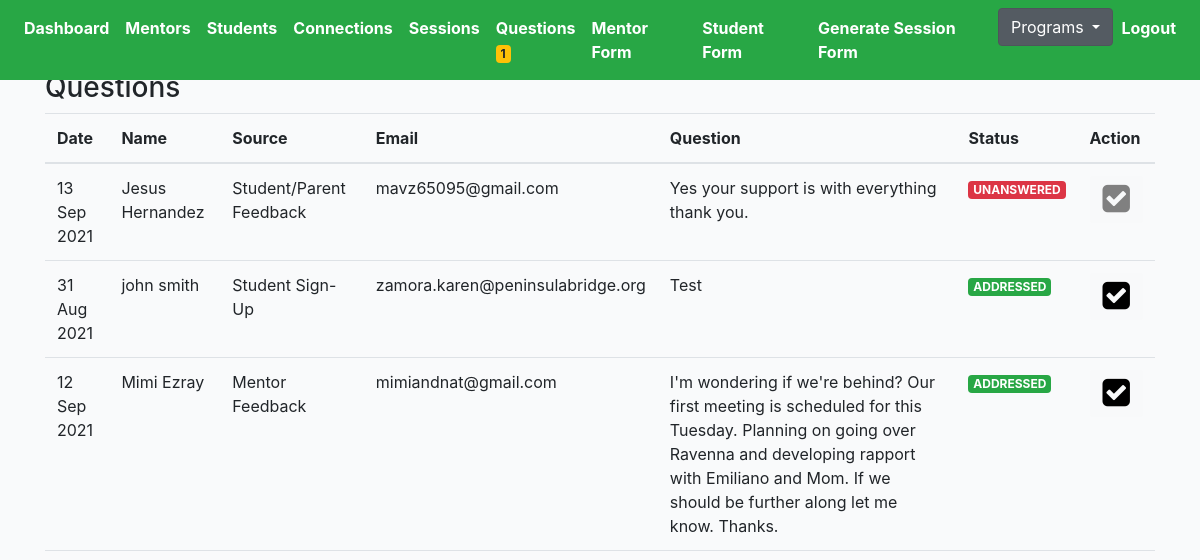
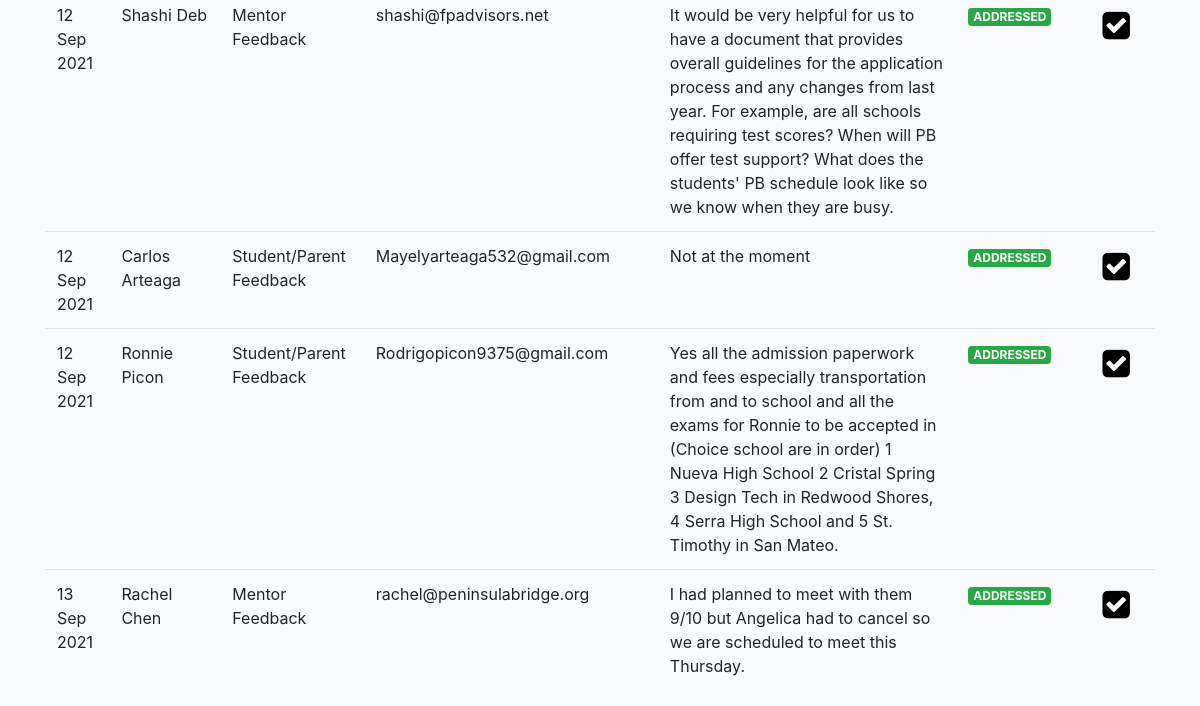
The page /choice/questions/ (signed in) on the database as committed earlier (2 pictures, top to bottom).
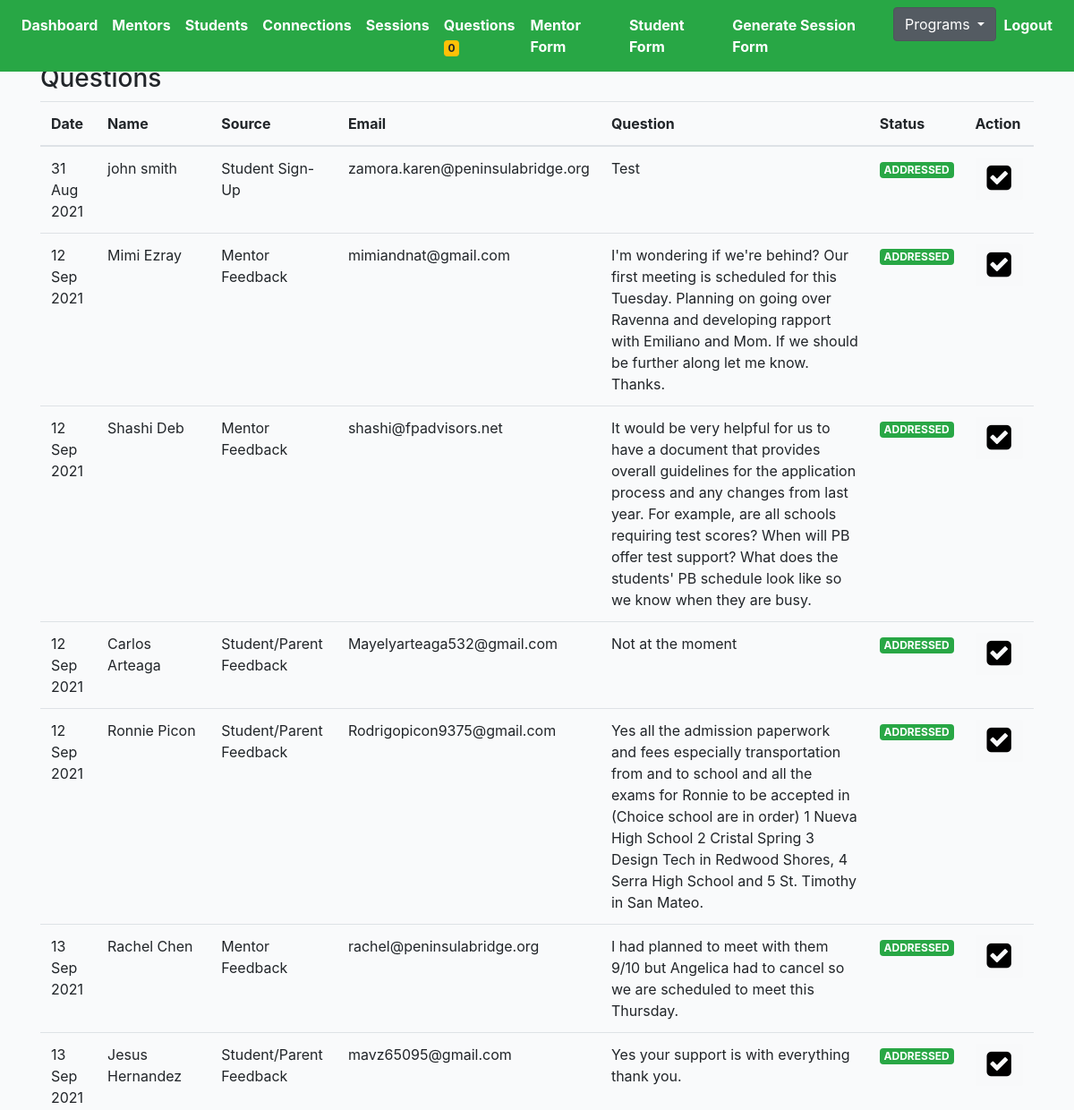
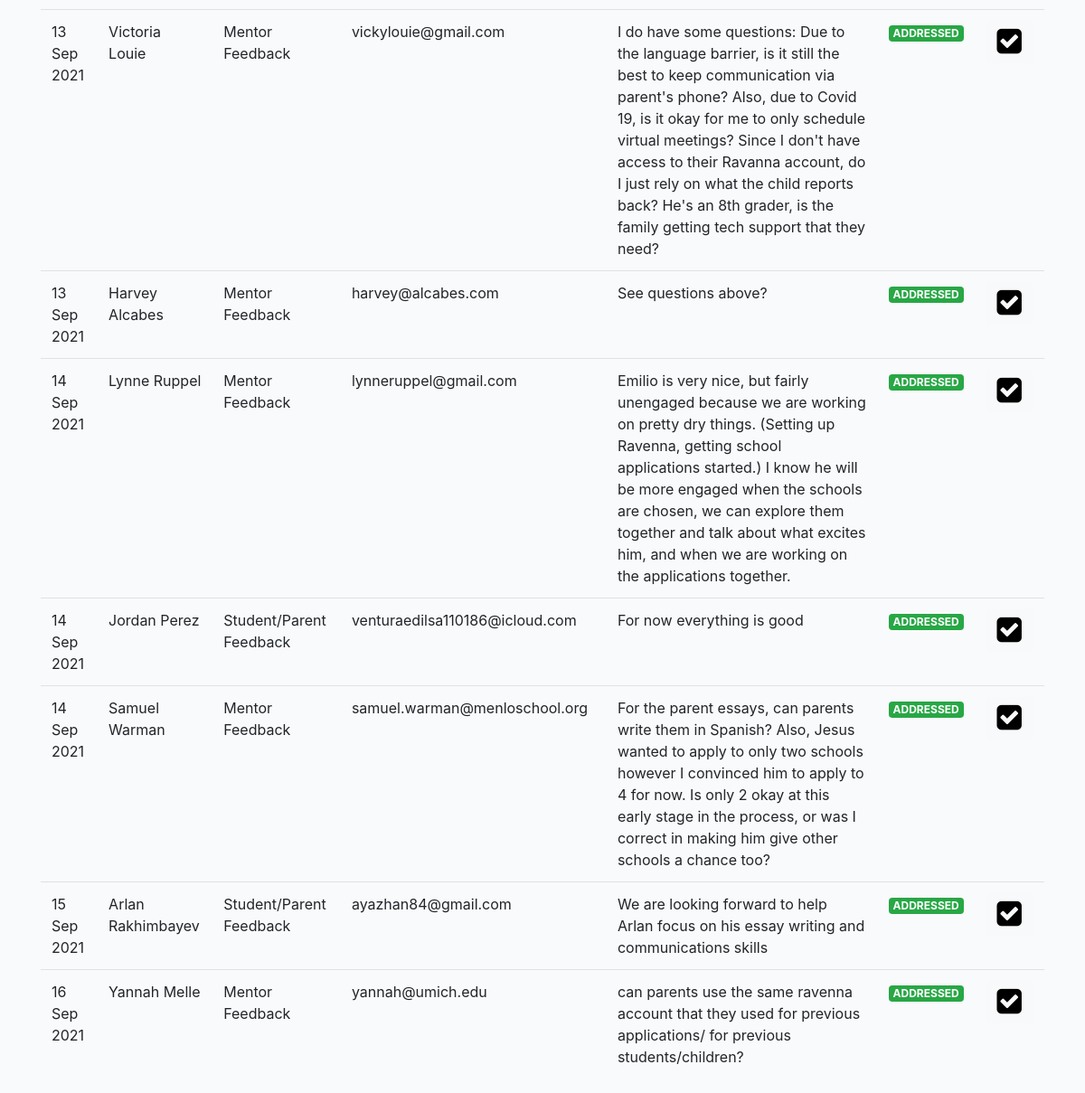
The same page on the database as committed later (2 pictures, top to bottom).
### cprofiles/models.py (models this page shows, shortened)
class Question(models.Model):
    student = models.ForeignKey(Student, on_delete=models.CASCADE, blank=True, null=True, related_name='student_question')
    mentor = models.ForeignKey(Mentor, on_delete=models.CASCADE, blank=True, null=True, related_name='mentor_question')
    role = models.CharField(null=True, blank=True, max_length=200)
    question = models.TextField(null=True, blank=True, max_length=1000)
    action = models.BooleanField(default=False)
    status = models.CharField(null=True, blank=True, max_length=200, choices=QUESTION_STATUS_CHOICES)
    updated = models.DateTimeField(auto_now=True)
    created = models.DateTimeField(auto_now_add=True)
    source = models.CharField(null=True, blank=True, max_length=200)

class Student(models.Model):
    avatar = models.ImageField(default='avatar.png', upload_to='avatars/')
    first_name = models.CharField(max_length=200, blank=True)
    last_name = models.CharField(max_length=200, blank=True)
    email = models.EmailField(max_length=200, blank=True)
    gender = models.CharField(max_length=200, choices=GENDER_CHOICES)
    grade = models.CharField(max_length=200, choices=GRADE_CHOICES)
    school = models.CharField(max_length=200, blank=True)
    language_preference = models.CharField(null=True, blank=True, max_length=200, choices=STUDENT_PREFER_LANGUAGE_CHOICES)
    parent1_first_name = models.CharField(max_length=200, blank=True)
    parent1_last_name = models.CharField(max_length=200, blank=True)
    parent1_phone = models.CharField(max_length=200, blank=True)
    parent1_email = models.EmailField(max_length=200, blank=True)
    academic_advisor = models.CharField(max_length=200, blank=True)
    academic_advisor_email = models.EmailField(max_length=200, blank=True)
    activity = models.TextField(null=True, blank=True, max_length=1000)
    ind_scl = models.TextField(null=True, blank=True, max_length=1000)
    dont_know = models.TextField(null=True, blank=True, max_length=1000)
    proud = models.TextField(null=True, blank=True, max_length=1000)
    learn = models.TextField(null=True, blank=True, max_length=1000)
    happy = models.TextField(null=True, blank=True, max_length=1000)
    hobby = models.TextField(null=True, blank=True, max_length=1000)
    int_ind_school = models.TextField(null=True, blank=True, max_length=1000)
    look_ind_school = models.TextField(null=True, blank=True, max_length=1000)
    strength = models.TextField(null=True, blank=True, max_length=1000)
    obstacle = models.TextField(null=True, blank=True, max_length=1000)
    child_strength = models.ManyToManyField(Childstrength, blank=True, related_name='child_strength')
    social_strength = models.ManyToManyField(Socialstrength, blank=True, related_name='social_strength')
    interview_language = models.CharField(null=True, blank=True, max_length=200, choices=LANGUAGE_CHOICES)
    question = models.TextField(null=True, blank=True, max_length=1000)
    updated = models.DateTimeField(auto_now=True)
    created = models.DateTimeField(auto_now_add=True)
    slug = models.SlugField(unique=True, blank=True)
    flag = models.BooleanField(default=False)
    note = models.TextField(null=True, blank=True, max_length=1000)
    question1 = models.CharField(null=True, blank=True, max_length=200, choices=QUESTION_CHOICES)
    answer1 = models.TextField(null=True, blank=True, max_length=1000)
    question2 = models.CharField(null=True, blank=True, max_length=200, choices=QUESTION_CHOICES)
    answer2 = models.TextField(null=True, blank=True, max_length=1000)
    __initial_first_name = None
    __initial_last_name = None
    def __init__(self, *args, **kwargs):
        super().__init__(*args, **kwargs)
        self.__initial_first_name = self.first_name
        self.__initial_last_name = self.last_name

class Mentor(models.Model):
    avatar = models.ImageField(default='avatar.png', upload_to='avatars/')
    first_name = models.CharField(max_length=200, blank=True)
    last_name = models.CharField(max_length=200, blank=True)
    email = models.EmailField(max_length=200, blank=True)
    phone = models.CharField(max_length=200, blank=True)
    address = models.CharField(max_length=200, blank=True)
    prefer_grade = models.CharField(max_length=200, choices=MENTOR_GRADE_CHOICES)
    prefer_gender = models.CharField(max_length=200, choices=GENDER_CHOICES)
    prefer_location = models.ManyToManyField(Preferlocation, blank=True, related_name='prefer_location')
    mentor_last_year = models.CharField(null=True, blank=True, max_length=200, choices=YES_NO)
    language = models.ManyToManyField(Mentorlanguage, blank=True, related_name='mentor_language')
    experience = models.CharField(null=True, blank=True, max_length=200, choices=YES_NO)
    familiar = models.TextField(null=True, blank=True, max_length=1000)
    share = models.TextField(null=True, blank=True, max_length=1000)
    hobby = models.TextField(null=True, blank=True, max_length=1000)
    question = models.TextField(null=True, blank=True, max_length=1000)
    friends = models.ManyToManyField(Student, blank=True, related_name='mentors')
    updated = models.DateTimeField(auto_now=True)
    created = models.DateTimeField(auto_now_add=True)
    slug = models.SlugField(unique=True, blank=True)
    flag = models.BooleanField(default=False)
    ethnic = models.CharField(null=True, blank=True, max_length=200, choices=ETHNIC_CHOICES)
    __initial_first_name = None
    __initial_last_name = None
    def __init__(self, *args, **kwargs):
        super().__init__(*args, **kwargs)
        self.__initial_first_name = self.first_name
        self.__initial_last_name = self.last_name

### cprofiles/views.py (the view)
# urls.py: path('questions/', QuestionListView.as_view(), name='question-list-view'),
@method_decorator(login_required, name='dispatch')
@method_decorator(allowed_users(allowed_roles=['choice', 'admin']), name='dispatch')
class QuestionListView(ListView):
    model = Question
    template_name = 'choice/question-list.html'
    def get_queryset(self):
        qs = Question.objects.all().order_by('status').reverse()
        return qs

### cprofiles/context_processors.py (called while the page is built)
def choice_question(request):
    if(request.user.id):
        choice_unanswered_question_num = Question.objects.filter(status="UNANSWERED").count()
        return {
            'choice_unanswered_question_num' : choice_unanswered_question_num
        }
    return {}

### middleschool/context_processors.py (called while the page is built)
def middle_school_question(request):
    if(request.user.id):
        middle_school_unanswered_question_num = Question.objects.filter(status="UNANSWERED").count()
        return {
            'middle_school_unanswered_question_num' : middle_school_unanswered_question_num
        }
    return {}

### mprofiles/context_processors.py (called while the page is built)
def mentor_question(request):
    if(request.user.id):
        mentor_unanswered_question_num = Question.objects.filter(status="UNANSWERED").count()
        return {
            'mentor_unanswered_question_num' : mentor_unanswered_question_num
        }
    return {}

### profiles/context_processors.py (called while the page is built)
def high_school_question(request):
    if(request.user.id):
        high_school_unanswered_question_num = Question.objects.filter(status="UNANSWERED").count()
        return {
            'high_school_unanswered_question_num' : high_school_unanswered_question_num
        }
    return {}

### templates/choice/question-list.html (shortened to what this page needs)
{% extends 'cbase.html' %}
{% load static %}
{% block stylesheet %}{% static '/css/my_invites.css' %}{% endblock %}
{% block content %}
<h3>Questions</h3>
<div class="table-responsive-lg">
    <table id="myTable" class="table">
        <thead>
            <tr>
                <th scope="col">Date</th>
                <th scope="col">Name</th>
                <th scope="col">Source</th>
                <th scope="col">Email</th>
                <th scope="col">Question</th>
                <th scope="col">Status</th>
                <th scope="col">Action</th>
            </tr>
        </thead>
        <tbody>
            {% for obj in object_list %}
            <tr>
                {% if obj.role == 'Student/Parent' %}
                <td>{{obj.created|date:"d M Y"}}</td>
                <td>{{obj.student.first_name}} {{obj.student.last_name}}</td>
                <td>{{obj.source}}</td>
                <td>{{obj.student.parent1_email}}</td>
                {% endif %}
                {% if obj.role == 'Mentor' %}
                <td>{{obj.created|date:"d M Y"}}</td>
                <td>{{obj.mentor.first_name}} {{obj.mentor.last_name}}</td>
                <td>{{obj.source}}</td>
                <td>{{obj.mentor.email}}</td>
                {% endif %}
                <td>{{obj.question}}</td>
                <td>
                {% if obj.status == 'ADDRESSED' %}
                <div class="status{{obj.id}}"><span class="badge badge-success">ADDRESSED</span></div>
                {% elif obj.status == 'UNANSWERED' %}
                <div class="status{{obj.id}}"><span class="badge badge-danger">UNANSWERED</span></div>
                {% endif %}
                </td>
                <td>
                    <form action="{% url 'cprofiles:action-question' %}" method="POST" class='like-form' id='{{obj.id}}'>
                    <button type="submit" class="like_btn btn btn-light like-btn{{obj.id}}">
                        {% if obj.action == False %}
                        <i class="fa fa-check-square fa-2x thumb{{obj.id}}" style="color:grey"></i>
                        {% else %}
                        <i class="fa fa-check-square fa-2x thumb{{obj.id}}"style="color:black"></i>
                        {% endif %}
                    </button>
                    </form>
                </td>
            </tr>
            {% endfor %}
        </tbody>
    </table>
</div>
{% endblock content %}

Rows that differ between the two databases and show on the page:
changed Question "Yes your support is with everything thank you.": action False → True (drawn); status "UNANSWERED" → "ADDRESSED"; moves down the list
added Question: created "13 Sep 2021", mentor.first_name "Victoria", mentor.last_name "Louie", source "Mentor Feedback", mentor.email "vickylouie@gmail.com", question "I do have some questions: Due to the language barrier, is it still the best to keep communication via parent's phone? Also, due to Covid 19, is it okay for me to only schedule virtual meetings? Since I don't have access to their Ravanna account, do I just rely on what the child reports back? He's an 8th grader, is the family getting tech support that they need?"
added Question: created "13 Sep 2021", mentor.first_name "Harvey", mentor.last_name "Alcabes", source "Mentor Feedback", mentor.email "harvey@alcabes.com", question "See questions above?"
added Question: created "14 Sep 2021", mentor.first_name "Lynne", mentor.last_name "Ruppel", source "Mentor Feedback", mentor.email "lynneruppel@gmail.com", question "Emilio is very nice, but fairly unengaged because we are working on pretty dry things. (Setting up Ravenna, getting school applications started.) I know he will be more engaged when the schools are chosen, we can explore them together and talk about what excites him, and when we are working on the applications together."
added Question: created "14 Sep 2021", student.first_name "Jordan", student.last_name "Perez", source "Student/Parent Feedback", student.parent1_email "venturaedilsa110186@icloud.com", question "For now everything is good"
added Question: created "14 Sep 2021", mentor.first_name "Samuel", mentor.last_name "Warman", source "Mentor Feedback", mentor.email "samuel.warman@menloschool.org", question "For the parent essays, can parents write them in Spanish? Also, Jesus wanted to apply to only two schools however I convinced him to apply to 4 for now. Is only 2 okay at this early stage in the process, or was I correct in making him give other schools a chance too?"
added Question: created "15 Sep 2021", student.first_name "Arlan", student.last_name "Rakhimbayev", source "Student/Parent Feedback", student.parent1_email "ayazhan84@gmail.com", question "We are looking forward to help Arlan focus on his essay writing and communications skills"
added Question: created "16 Sep 2021", mentor.first_name "Yannah", mentor.last_name "Melle", source "Mentor Feedback", mentor.email "yannah@umich.edu", question "can parents use the same ravenna account that they used for previous applications/ for previous students/children?"
Other text that changed with them:
{{ choice_unanswered_question_num }}: "1" → "0"
